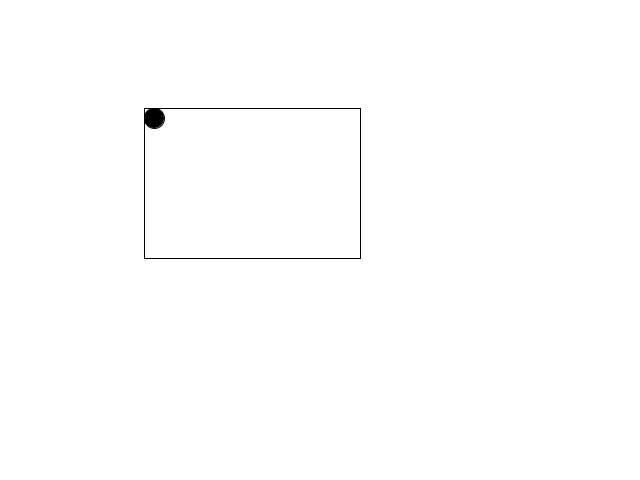
Frame 1 (no input)
Frame 60 (the mouse pressed at the canvas centre just before this capture): identical to frame 1, image omitted
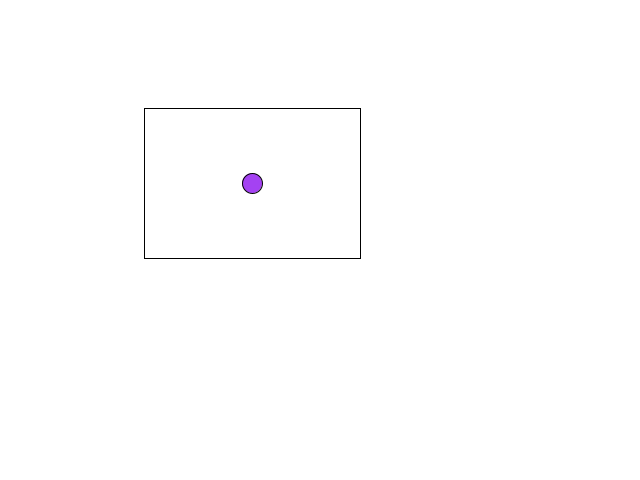
Frame 120 (the mouse held since frame 60 and released just before this capture)

The Processing sketch that drew these frames (run headless with seeded random() and noise(); from frame 60 on, the mouse is pressed at the canvas centre):

// Processing sketch: processing_185284
// ── processing_185284.pde

int x,y;
float xIntheBox;
float yIntheBox;
float cR,cG,cB;

void setup(){ 
 size (640,480); 
}

void draw (){ //updated every frame
  background(255);

  noFill();
  rect(144,108,216,150);
 
  //map(value, start1,stop1, start2, stop2)
  x = mouseX;
  y = mouseY;
  
  xIntheBox = map(x, 0,639, 154,350);
  yIntheBox = map(y,0,479, 118, 108+140); 
  
  fill(cR,cG,cB);
  ellipse(xIntheBox,yIntheBox, 20,20);
  
}

//event function 
void mousePressed(){
    cR = random(255);
    cG = random(255);
    cB = random(255);
    
}
